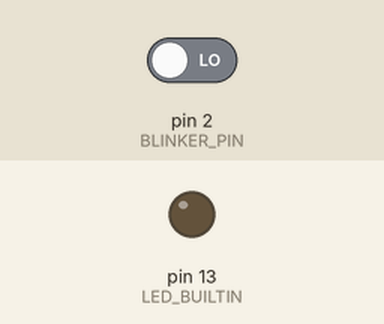
Bench run of a sketch on a simulated Arduino Uno, built with avr-gcc and run on an emulated ATmega328P. Shown: output pins drawn as LEDs (lit = HIGH). Dashed ring = blinking. Inputs (shaded band) come from the test bench; at power-on: pin 2 (BLINKER_PIN) LOW.

Above: at 1.2 s.
1.3 s: pin 2 (BLINKER_PIN) driven HIGH
At 1.54 s:
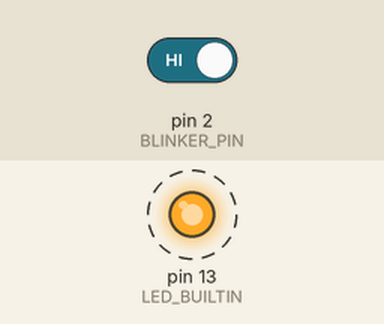
4.3 s: pin 2 (BLINKER_PIN) driven LOW
At 5.7 s:
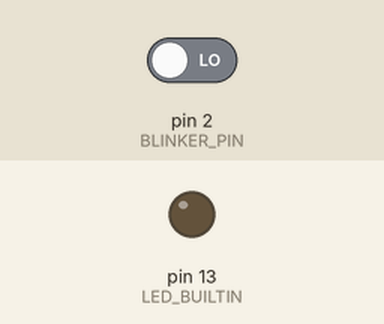
Timing chart, 0 to 7.3 s (numbered marks = the images above; inputs shaded):
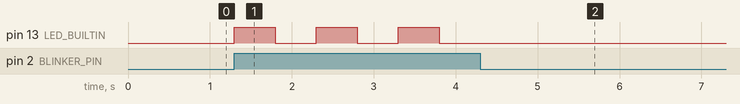

Measured:
- after the input at 1.3 s, pin 13 (LED_BUILTIN): alternates HIGH for 0.50 s and LOW for 0.50 s, starting at once
- after the input at 4.3 s, pin 13 (LED_BUILTIN): stops changing and stays LOW

The sketch:

arduino_interrupts.ino
```cpp
/*
 * This program implements a turn signal using interrupts
 */

#define BLINKER_PIN 2
#define STATE_DUR 500 //time to hold state in ms

volatile int blinkerState = LOW; // LOW=blinker off, HIGH=blinker engaged
volatile int ledState = LOW;
int startTime = millis();

void setup() {
  attachInterrupt(digitalPinToInterrupt(BLINKER_PIN),blinkerSwitchHandler,CHANGE);
  pinMode(LED_BUILTIN, OUTPUT);
  digitalWrite(LED_BUILTIN,LOW);
}

void loop() {
    if (blinkerState == HIGH){
        if(millis() - startTime >= STATE_DUR) {
            startTime = millis();
            ledState = !ledState;
        }
        digitalWrite(LED_BUILTIN,ledState);
    } else {
        digitalWrite(LED_BUILTIN,LOW);
    }
}

void blinkerSwitchHandler(){
    if (digitalRead(BLINKER_PIN) == HIGH) {
        blinkerState = HIGH;
        ledState = HIGH;
        startTime = millis();
    } else {
        blinkerState = LOW;
        ledState = LOW;
    }
}
```
